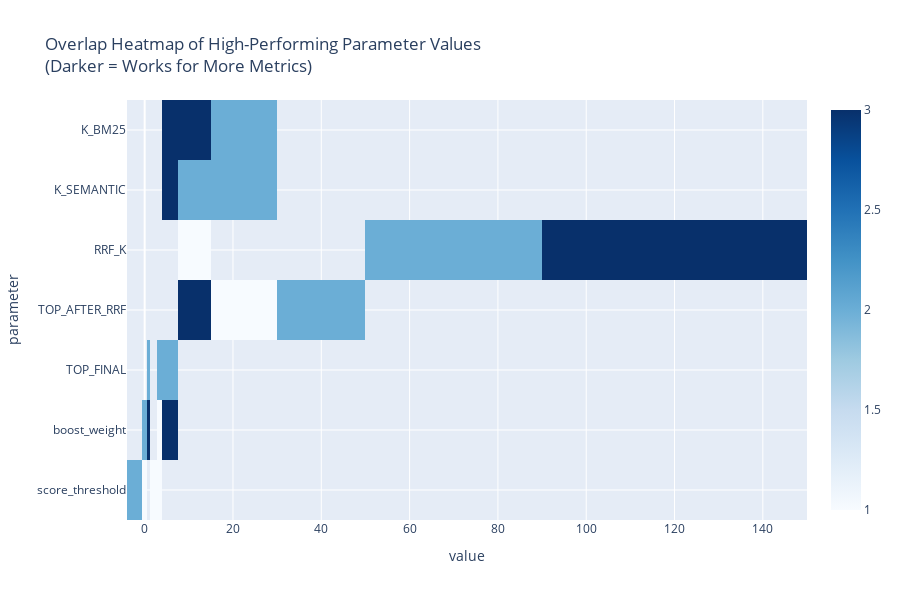

This figure's notebook cell:
### Markdown cell above
# Parameter Overlap Heatmap 

This visually shows where each parameter’s good-performing ranges overlap across H1a, H1b, H2.

Heatmap meaning:

    Rows = parameters

    Columns = parameter values

    Colors = number of metrics for which that value is “high-performing”
    (0 = bad, 1 = good for one metric, 2 = good for two metrics, 3 = perfect overlap)

This gives you an immediate picture of where all metrics agree.

### Code cell
import pandas as pd
import plotly.express as px

# thresholds you used
h1a_thr = 0.8
h1b_thr = 0.6
h2_thr = 0.8

df = df_results.copy()

metrics = {
    "H1a": df["H1a"] > h1a_thr,
    "H1b": df["H1b"] > h1b_thr,
    "H2": df["H2"] > h2_thr,
}

param_cols = ["K_BM25", "boost_weight", "K_SEMANTIC", "RRF_K",
              "TOP_AFTER_RRF", "score_threshold", "TOP_FINAL"]

# Build (parameter value → how many metrics consider it high-performing)
records = []

for param in param_cols:
    values = df[param].unique()
    for v in sorted(values):
        count = (
            metrics["H1a"][df[param] == v].any().astype(int) +
            metrics["H1b"][df[param] == v].any().astype(int) +
            metrics["H2"][df[param] == v].any().astype(int)
        )
        records.append({"parameter": param, "value": v, "overlap_score": count})

heat_df = pd.DataFrame(records)

fig = px.imshow(
    heat_df.pivot(index="parameter", columns="value", values="overlap_score"),
    color_continuous_scale="Blues",
    aspect="auto",
    title="Overlap Heatmap of High-Performing Parameter Values<br>(Darker = Works for More Metrics)"
)

fig.update_layout(height=600)
fig.show()

### Figure 1 — Plotly figure (JSON) as saved in the notebook; plotly's stock layout.template omitted (floating-point values rounded to 4 significant figures)
{"data": [{"coloraxis": "coloraxis", "hovertemplate": "value: %{x}<br>parameter: %{y}<br>color: %{z}<extra></extra>", "name": "0", "type": "heatmap", "x": [-3.0, -1.0, 0.0, 1.0, 1.5, 2.0, 2.5, 3.0, 5.0, 10.0, 20.0, 40.0, 60.0, 120.0], "xaxis": "x", "y": ["K_BM25", "K_SEMANTIC", "RRF_K", "TOP_AFTER_RRF", "TOP_FINAL", "boost_weight", "score_threshold"], "yaxis": "y", "z": [[NaN, NaN, NaN, NaN, NaN, NaN, NaN, NaN, 3.0, 3.0, 2.0, NaN, NaN, NaN], [NaN, NaN, NaN, NaN, NaN, NaN, NaN, NaN, 3.0, 2.0, 2.0, NaN, NaN, NaN], [NaN, NaN, NaN, NaN, NaN, NaN, NaN, NaN, NaN, 1.0, NaN, NaN, 2.0, 3.0], [NaN, NaN, NaN, NaN, NaN, NaN, NaN, NaN, NaN, 3.0, 1.0, 2.0, NaN, NaN], [NaN, NaN, NaN, 2.0, NaN, NaN, NaN, 2.0, 2.0, NaN, NaN, NaN, NaN, NaN], [NaN, NaN, 2.0, 3.0, NaN, NaN, NaN, 1.0, 3.0, NaN, NaN, NaN, NaN, NaN], [2.0, 2.0, 1.0, NaN, 1.0, 1.0, 1.0, 1.0, NaN, NaN, NaN, NaN, NaN, NaN]]}], "layout": {"coloraxis": {"colorscale": [[0, "rgb(247,251,255)"], [0.125, "rgb(222,235,247)"], [0.25, "rgb(198,219,239)"], [0.375, "rgb(158,202,225)"], [0.5, "rgb(107,174,214)"], [0.625, "rgb(66,146,198)"], [0.75, "rgb(33,113,181)"], [0.875, "rgb(8,81,156)"], [1, "rgb(8,48,107)"]]}, "height": 600, "title": {"text": "Overlap Heatmap of High-Performing Parameter Values<br>(Darker = Works for More Metrics)"}, "xaxis": {"anchor": "y", "domain": [0, 1], "title": {"text": "value"}}, "yaxis": {"anchor": "x", "autorange": "reversed", "domain": [0, 1], "title": {"text": "parameter"}}}}
